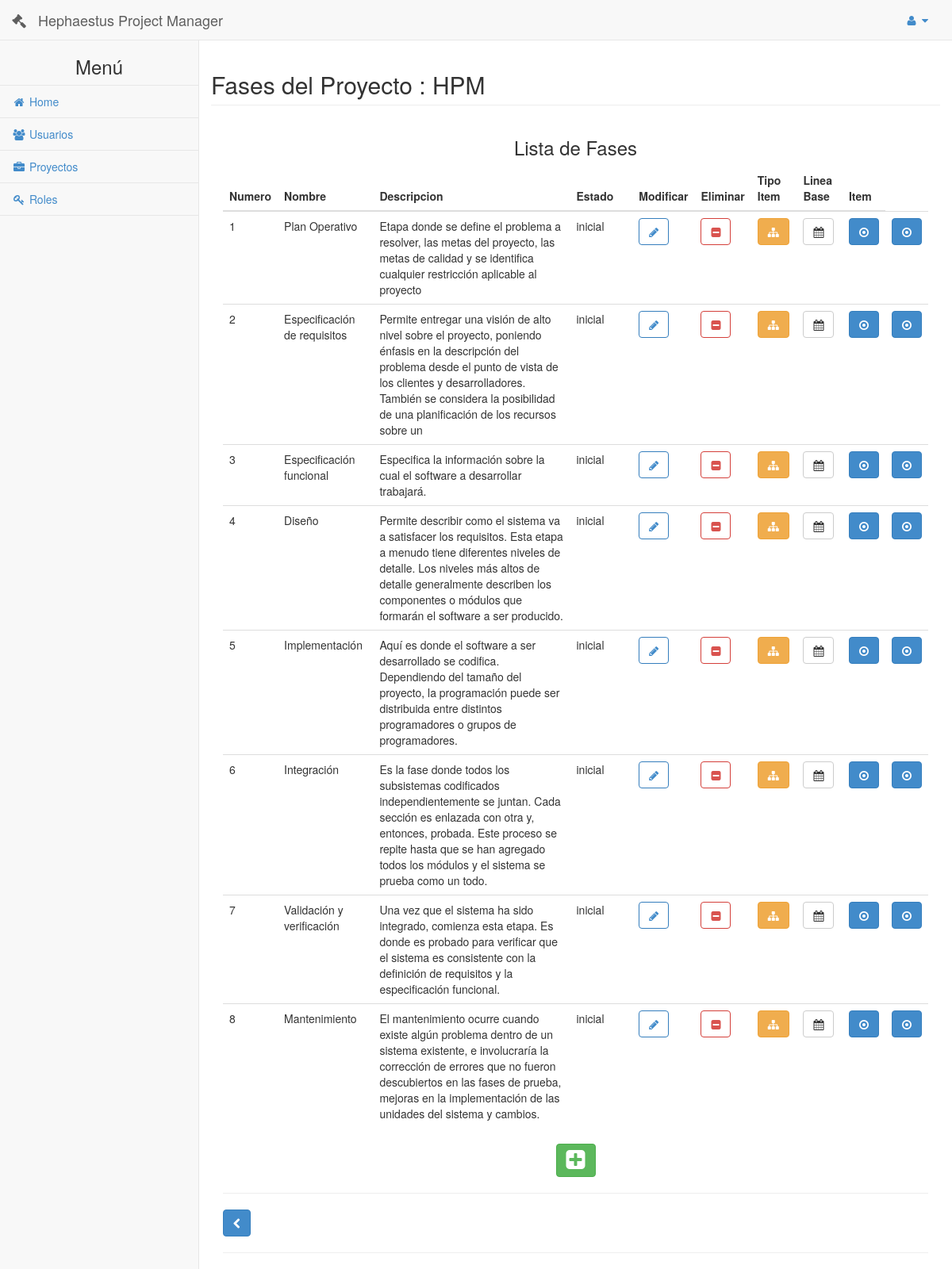
/fases/1/ (signed in), run on the app's committed database.
### principal/models.py (models this page shows, shortened)
class Proyecto(models.Model):
    class Meta:
        verbose_name = 'Proyecto'
        verbose_name_plural = 'Proyectos'
    nombre = models.CharField(unique = True, max_length=50)
    descripcion = models.CharField(max_length=250)
    fecha_creacion = models.DateField()
    complejidad_total = models.IntegerField(default=0)
    estado = models.CharField(max_length=45)

class Fase(models.Model):
    class Meta:
        verbose_name = 'Fase'
        verbose_name_plural = 'Fases'
    nro = models.IntegerField()
    nombre = models.CharField(unique=True, max_length=50)
    descripcion = models.CharField(max_length=250)
    estado = models.CharField(max_length=30)
    proyecto = models.ForeignKey(Proyecto,null=True, blank=True, default = None, on_delete=models.CASCADE)

### app_fase/views.py (the view)
# urls.py: url(r'^(?P<id_proyecto>\d+)/$','app_fase.views.indexFase', name='index'),
def indexFase(request, id_proyecto):
	"""
	Funcion: Panel principal de administracion de las fases del proyecto

	@param request: Objeto que se encarga de manejar las peticiones http.
	@param id_proyecto: Identificador del proyecto del cual se visualizan sus fases.
	@return: Si el usuario se encuentra logueado retorna un objeto
		HttpResponse del template fases.html renderizado con el contexto
		{'usuario': u, 'proyecto' : proyecto, 'lista': lista}. Sino, retorna un objeto
		HttpResponseRedirect hacia '/login'.
	"""
	u = is_logged(request.session)
	if( u ):
		proyecto = Proyecto.objects.get(id=id_proyecto)
		if(proyecto):
			fases = Fase.objects.filter(proyecto=proyecto).order_by('nro')
			return render(request, 'fases.html', {'usuario' : u, 'proyecto' : proyecto, 'fases' : fases})
		else:
			return redirect('/proyectos')
	else :
		return redirect('/login')

### principal/views.py (called while the page is built)
def is_logged(session):
	if( 'usuario' in session ):
		user =  Usuario.objects.get(id=session['usuario'])
		u = user.__dict__
		lista_permisos = []
		lista_roles = []
		for r in user.roles.all():
			lista_roles.append(r.nombre)
			for p in r.permisos.all():
				lista_permisos.append(p.nombre)
		u['permisos'] = lista_permisos
		u['roles'] = lista_roles
		return u
	else:
		return False

### app_fase/templates/fases.html (shortened to what this page needs)
{% include 'header.html' %}
        {% if usuario %}
        <div id="page-wrapper">
            <div class="row">
                <div class="col-lg-12">
                    <div class="row">
                        <h2 class="page-header">Fases del Proyecto : {{proyecto.nombre}}</h2>
                    </div>
                        <center>
                            <h3>Lista de Fases</h3>
                        </center>
                        <form method="post">
                            <table class="table table-hover">
                                <thead>
                                    <tr>
                                        <th>Numero</th>
                                        <th>Nombre</th>
                                        <th>Descripcion</th>
                                        <th>Estado</th>
                                        <th></th>
                                        <th>Modificar</th>
                                        <th>Eliminar</th>
                                        <th>Tipo Item</th>
                                        <th>Linea Base</th>
                                        <th>Item</th>
                                    </tr>
                                </thead>
                                <tbody>
                                    {% for f in fases %}
                                    <tr>
                                        <td>{{f.nro}}</td>
                                        <td>{{f.nombre}}</td>
                                        <td>{{f.descripcion}}</td>
                                        <td>{{f.estado}}</td>
                                        <td></td>
                                        <td>
                                            {% if 'no iniciado' in proyecto.estado %}
                                            <a href="#modificar" class="btn btn-primary btn-outline"
                                            onClick="modificarFase( '{{f.id}}','{{f.nro}}','{{f.nombre}}','{{f.descripcion}}','{{f.estado}}' );"><i class="fa fa-pencil"></i></a>
                                            {% endif %}
                                        </td>
                                        <td>
                                            {% if 'no iniciado' in proyecto.estado and fases.count > 1 %}
                                            <a href="#eliminar" class="btn btn-danger btn-outline" onClick="eliminarFase( '{{f.nombre}}', '{% url 'fases:eliminar' proyecto.id f.id %}' );"><i class="fa fa-minus-square"></i></a>
                                            {% endif %}
                                        </td>
                                        <td>
                                            {% if 'no iniciado' in proyecto.estado %}
                                            <a href="{% url 'tipoitem:index' f.id %}" class="btn btn-warning"><i class="fa fa-sitemap"></i></a>
                                            {% endif %}
                                        </td>
                                        <td>
                                            <a href="{% url 'lineasbase:index' f.id %}" class="btn btn-default btn-outline"><i class="fa fa-calendar"></i></a>
                                        </td>
                                        <td>
                                            <a href="{% url 'item:index' f.id %}" class="btn btn-primary"><i class="fa fa-dot-circle-o"></i></a>
                                        </td>
                                        <td>
                                            <a href="{% url 'item:index' f.id %}" class="btn btn-primary"><i class="fa fa-dot-circle-o"></i></a>
                                        </td>
                                    </tr>
                                    {% empty %}
                                        <tr>
                                            No hay resultados
                                        </tr>
                                    {% endfor %}
                                </tbody>
                            </table>
                            <center>
                                <a class="btn btn-success" data-toggle="modal" href='#modal-nuevo'><i class="fa fa-plus-square fa-2x"></i></a>
                            </center>
                            <hr>
                            <a class="btn btn-primary" href="{% url 'proyectos:index' %}">
                                    <i class="fa fa-chevron-left "></i>
                            </a>
                            <hr>
                        </form>
                </div>
            </div>
        </div>
        {% endif %}
        {% load staticfiles %}
{% include 'footer.html' %}

### static/css/sb-admin.css (style rules this page uses)
body { background-color: #f8f8f8; padding-top: 100px; }
@media (min-width:768px) { body { padding-top: 50px; } }
#page-wrapper { padding: 0 15px; min-height: 568px; background-color: #fff; }
@media (min-width:768px) { #page-wrapper { position: inherit; margin: 0 0 0 250px; padding: 0 30px; min-height: 1300px; border-left: 1px solid #e7e7e7; } }
.btn-outline { color: inherit; background-color: transparent; transition: all .5s; }
.btn-primary.btn-outline { color: #428bca; }
.btn-danger.btn-outline { color: #d9534f; }

### data on the page
Proyecto: nombre "HPM"
Fase: nro "1", nombre "Plan Operativo", descripcion "Etapa donde se define el problema a resolver, las metas del proyecto, las metas de calidad y se identifica cualquier restricción aplicable al proyecto", estado "inicial"
Fase: nro "2", nombre "Especificación de requisitos", descripcion "Permite entregar una visión de alto nivel sobre el proyecto, poniendo énfasis en la descripción del problema desde el punto de vista de los clientes y desarrolladores. También se considera la posibilidad de una planificación de los recursos sobre un", estado "inicial"
Fase: nro "3", nombre "Especificación funcional", descripcion "Especifica la información sobre la cual el software a desarrollar trabajará.", estado "inicial"
Fase: nro "4", nombre "Diseño", descripcion "Permite describir como el sistema va a satisfacer los requisitos. Esta etapa a menudo tiene diferentes niveles de detalle. Los niveles más altos de detalle generalmente describen los componentes o módulos que formarán el software a ser producido.", estado "inicial"
Fase: nro "5", nombre "Implementación", descripcion "Aquí es donde el software a ser desarrollado se codifica. Dependiendo del tamaño del proyecto, la programación puede ser distribuida entre distintos programadores o grupos de programadores.", estado "inicial"
Fase: nro "6", nombre "Integración", descripcion "Es la fase donde todos los subsistemas codificados independientemente se juntan. Cada sección es enlazada con otra y, entonces, probada. Este proceso se repite hasta que se han agregado todos los módulos y el sistema se prueba como un todo.", estado "inicial"
Fase: nro "7", nombre "Validación y verificación", descripcion "Una vez que el sistema ha sido integrado, comienza esta etapa. Es donde es probado para verificar que el sistema es consistente con la definición de requisitos y la especificación funcional.", estado "inicial"
Fase: nro "8", nombre "Mantenimiento", descripcion "El mantenimiento ocurre cuando existe algún problema dentro de un sistema existente, e involucraría la corrección de errores que no fueron descubiertos en las fases de prueba, mejoras en la implementación de las unidades del sistema y cambios.", estado "inicial"
